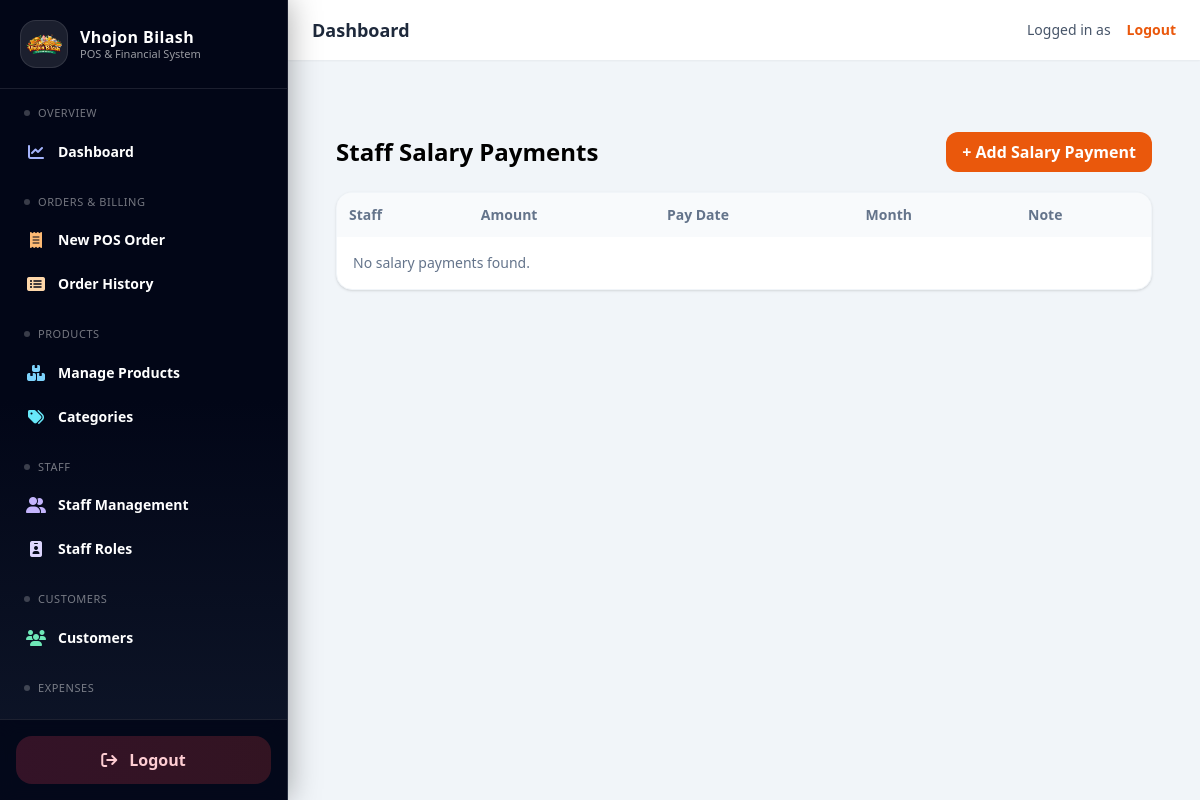
/expenses/salary/, run on an earlier commit of the app's database.
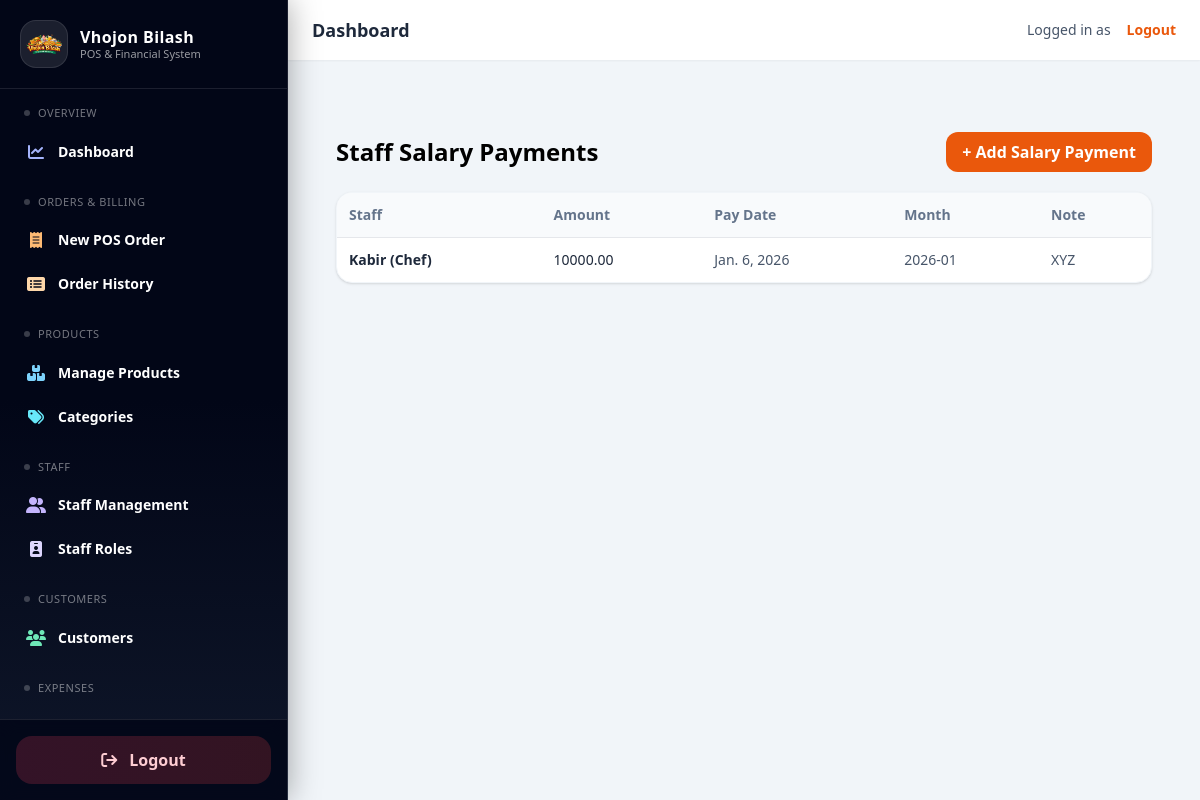
And on a later commit of the database.
### expenses/models.py (models this page shows, shortened)
class StaffSalaryPayment(models.Model):
    staff = models.ForeignKey(Staff, on_delete=models.PROTECT, related_name="salary_payments")
    amount = models.DecimalField(max_digits=12, decimal_places=2, null=True, blank=True)
    pay_date = models.DateField(default=timezone.now)
    month = models.DateField(help_text="Use first day of the month (e.g. 2026-01-01).")
    note = models.CharField(max_length=255, blank=True)

### staff/models.py (models this page shows)
class Staff(models.Model):
    name = models.CharField(max_length=120)
    phone = models.CharField(max_length=30, blank=True)
    role = models.ForeignKey(StaffRole, on_delete=models.PROTECT, related_name="staff")
    monthly_salary = models.DecimalField(max_digits=12, decimal_places=2, default=0)
    is_active = models.BooleanField(default=True)
    joined_at = models.DateField(null=True, blank=True)
    def __str__(self):
        return f"{self.name} ({self.role})"

class StaffRole(models.Model):
    name = models.CharField(max_length=80, unique=True)
    def __str__(self):
        return self.name

### expenses/views.py (the view)
# urls.py: path("salary/", views.SalaryPaymentListView.as_view(), name="salary_list"),
class SalaryPaymentListView(ListView):
    model = StaffSalaryPayment
    template_name = "expenses/salary_list.html"
    context_object_name = "items"
    paginate_by = 10
    ordering = ["-pay_date", "-id"]

### expenses/templates/expenses/salary_list.html (shortened to what this page needs)
{% extends "base.html" %}
{% block content %}
<div class="max-w-6xl mx-auto p-6">
  <div class="flex items-center justify-between mb-5">
    <h1 class="text-2xl font-semibold">Staff Salary Payments</h1>
    <a href="{% url 'expenses:salary_create' %}"
       class="px-4 py-2 rounded-xl bg-orange-600 text-white font-semibold hover:bg-orange-700">
      + Add Salary Payment
    </a>
  </div>
  <div class="bg-white rounded-2xl border border-slate-100 shadow overflow-x-auto">
    <table class="w-full text-sm">
      <thead class="text-slate-500 bg-slate-50">
        <tr>
          <th class="text-left p-3">Staff</th>
          <th class="text-left p-3">Amount</th>
          <th class="text-left p-3">Pay Date</th>
          <th class="text-left p-3">Month</th>
          <th class="text-left p-3">Note</th>
        </tr>
      </thead>
      <tbody>
        {% for x in items %}
          <tr class="border-t">
            <td class="p-3 font-semibold text-slate-800">{{ x.staff }}</td>
            <td class="p-3 text-slate-800">{{ x.amount }}</td>
            <td class="p-3 text-slate-600">{{ x.pay_date }}</td>
            <td class="p-3 text-slate-600">{{ x.month|date:"Y-m" }}</td>
            <td class="p-3 text-slate-600">{{ x.note }}</td>
          </tr>
        {% empty %}
          <tr>
            <td class="p-4 text-slate-500" colspan="5">No salary payments found.</td>
          </tr>
        {% endfor %}
      </tbody>
    </table>
  </div>
</div>
{% endblock %}

What changed in the data, as far as the page shows it:
added StaffSalaryPayment: staff "Kabir (Chef)", amount "10000.00", pay_date "Jan. 6, 2026", month "2026-01", note "XYZ"
Also different on the page:
text no longer shown: "No salary payments found."
